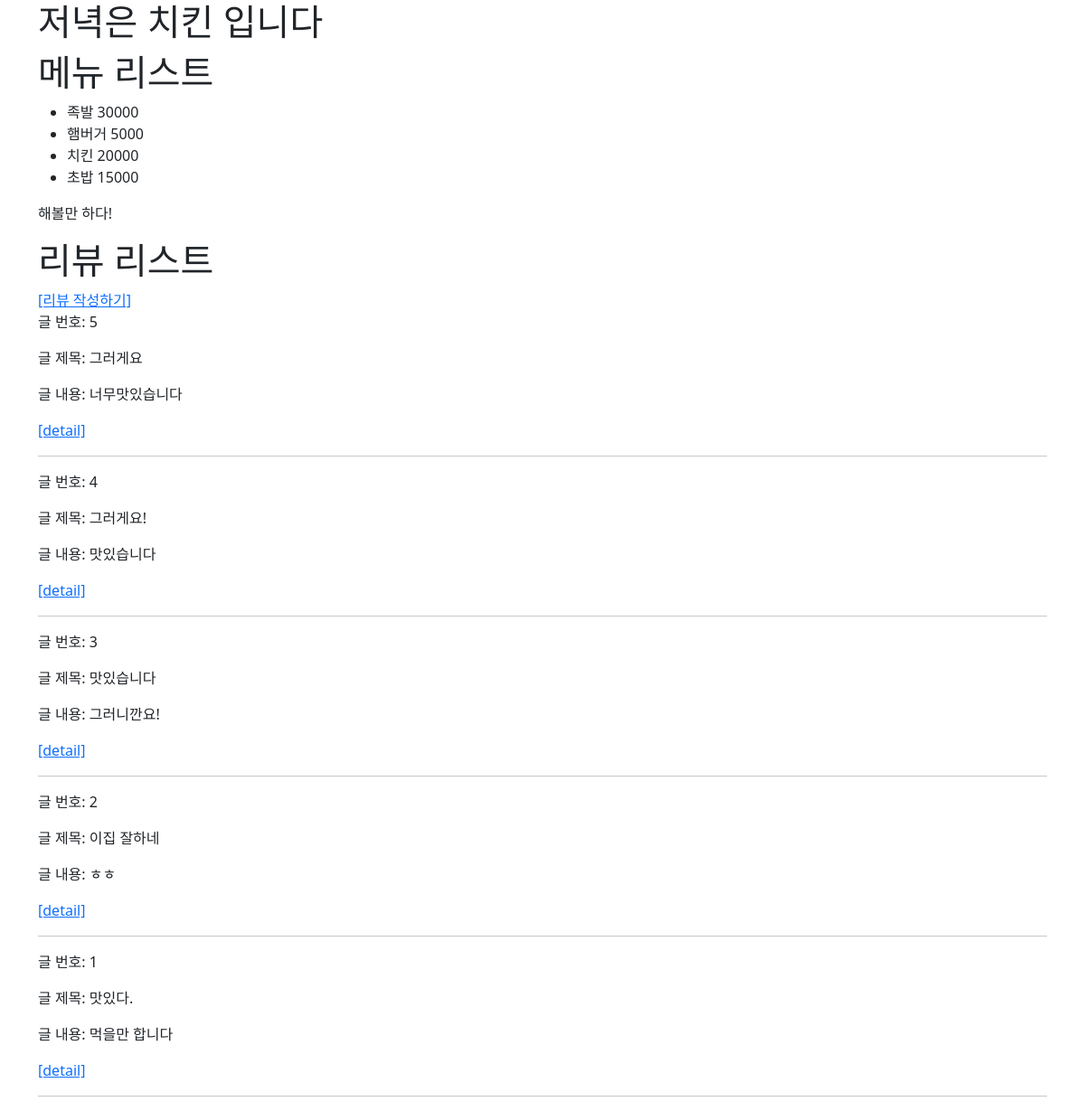
The page /articles/dinner/ on the database as committed earlier.
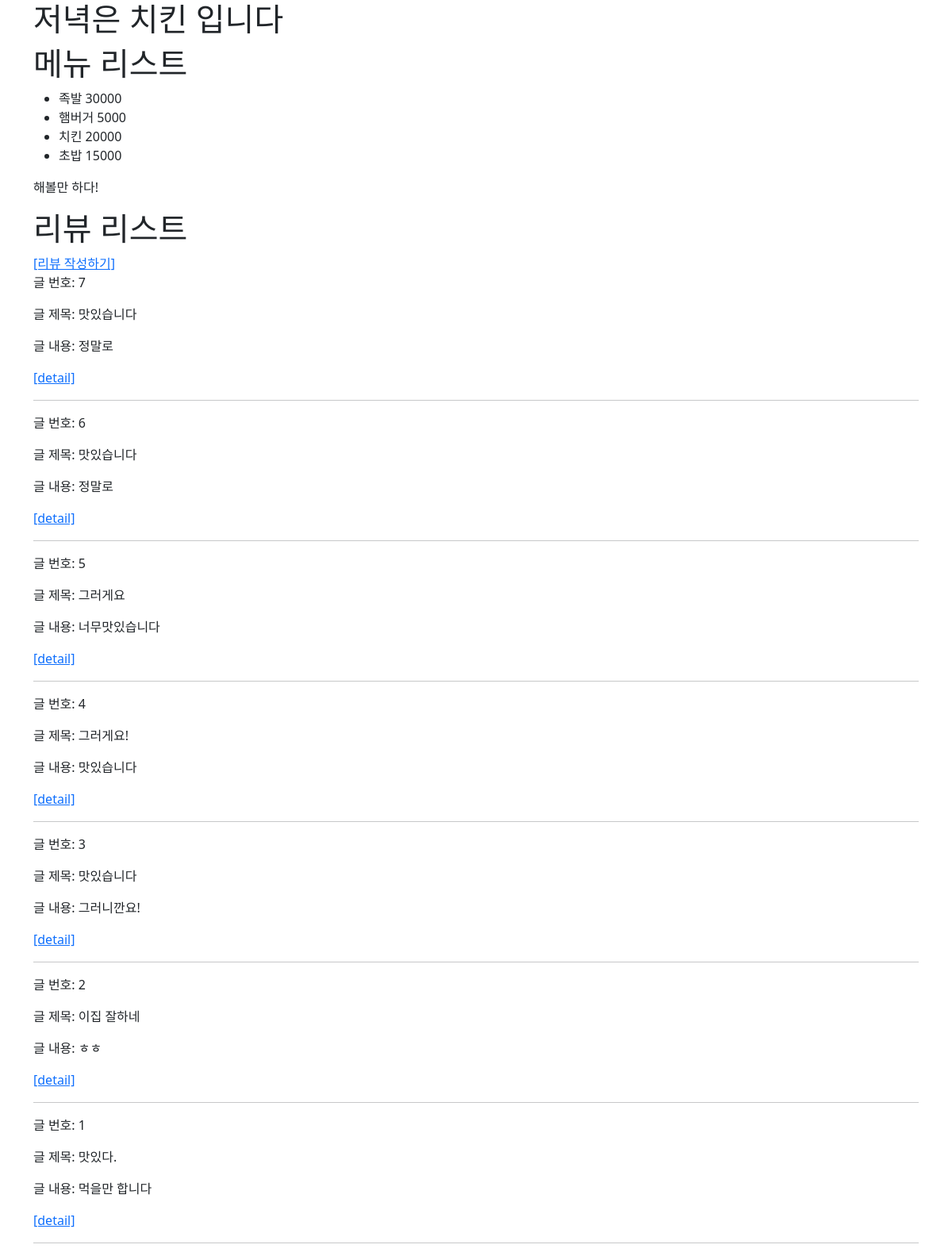
The same page on the database as committed later.
### articles/models.py (models this page shows)
class Article(models.Model):
    title = models.CharField(max_length=10)
    content = models.TextField()
    create_at = models.DateTimeField(auto_now_add=True)

### articles/views.py (the view)
# urls.py: path('dinner/', views.dinner, name='dinner'),
def dinner(request):
    menus = [{"name":'족발', "price": 30000}, {"name": '햄버거', "price": 5000},
            {"name": '치킨', "price": 20000}, {"name":'초밥', "price": 15000}]
    pick = random.choice(menus)
    articles = Article.objects.order_by('-create_at')
    context ={
        'pick':pick,
        'menus':menus,
        'articles':articles,
    }
    return render(request, 'dinner.html', context)

### articles/templates/dinner.html
{% extends 'base.html' %}
{% block content %}
<h1> 저녁은 {{pick.name}} 입니다 </h1>
<h1> 메뉴 리스트 </h1>
<ul>
    {% for menu in menus %}
        <li>{{ menu.name }} {{ menu.price }}</li>
    {% endfor %}
</ul>
{% if pick.price > 20000%}
    <p> 비싸다! </p>
{% elif pick.price > 10000 %}
    <p> 해볼만 하다! </p>
{% else %}
    <p> 맛있겠다</p>
{% endif %}
<h1>리뷰 리스트</h1>
<a href={% url 'articles:review' %}>[리뷰 작성하기]</a>
{% for article in articles %}
<p>글 번호: {{ article.pk }}</p>
<p>글 제목: {{ article.title }}</p>
<p>글 내용: {{ article.content }}</p>
<a href={% url 'articles:detail' article.pk %}>[detail]</a>
<hr>
{% endfor %}
{% endblock content %}

Rows that differ between the two databases and show on the page:
added Article: pk "7", title "맛있습니다", content "정말로"
added Article: pk "6", title "맛있습니다", content "정말로"
